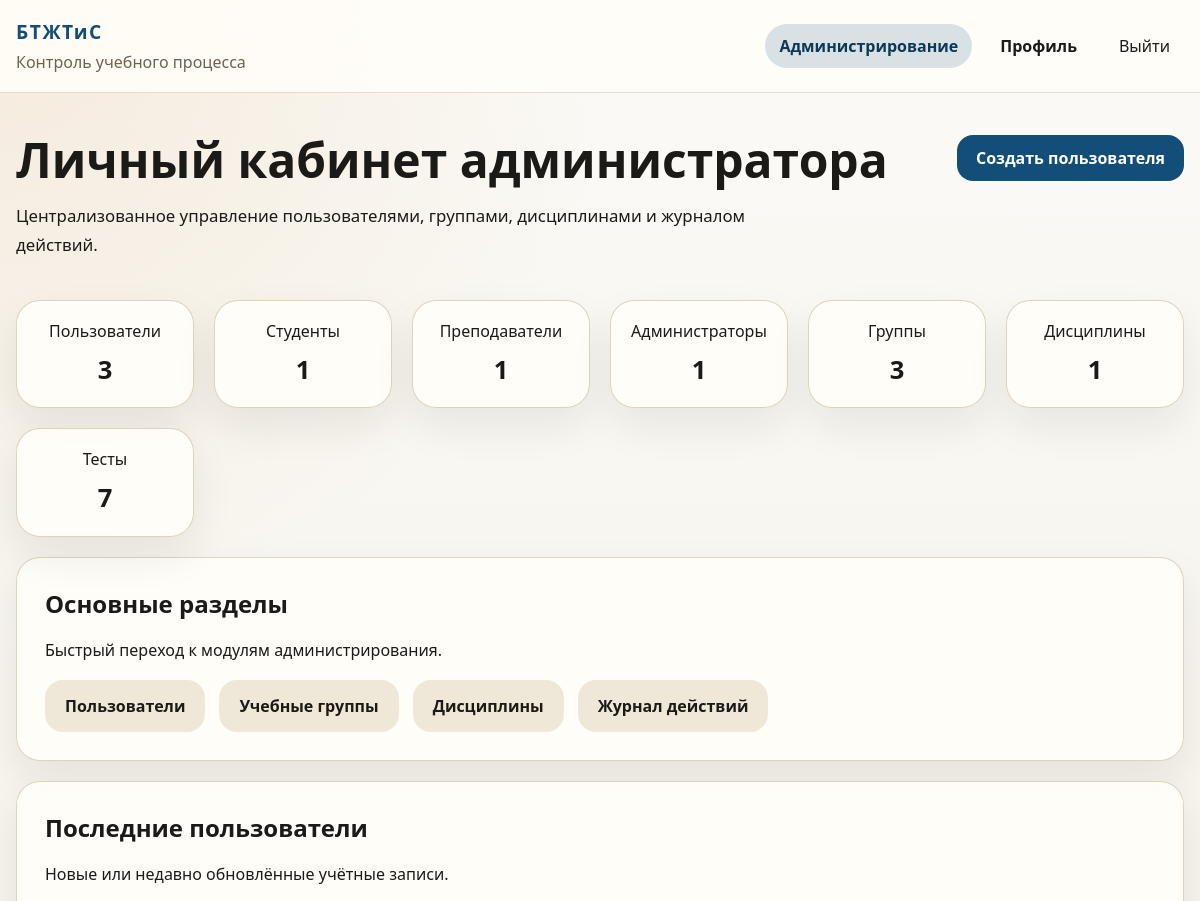
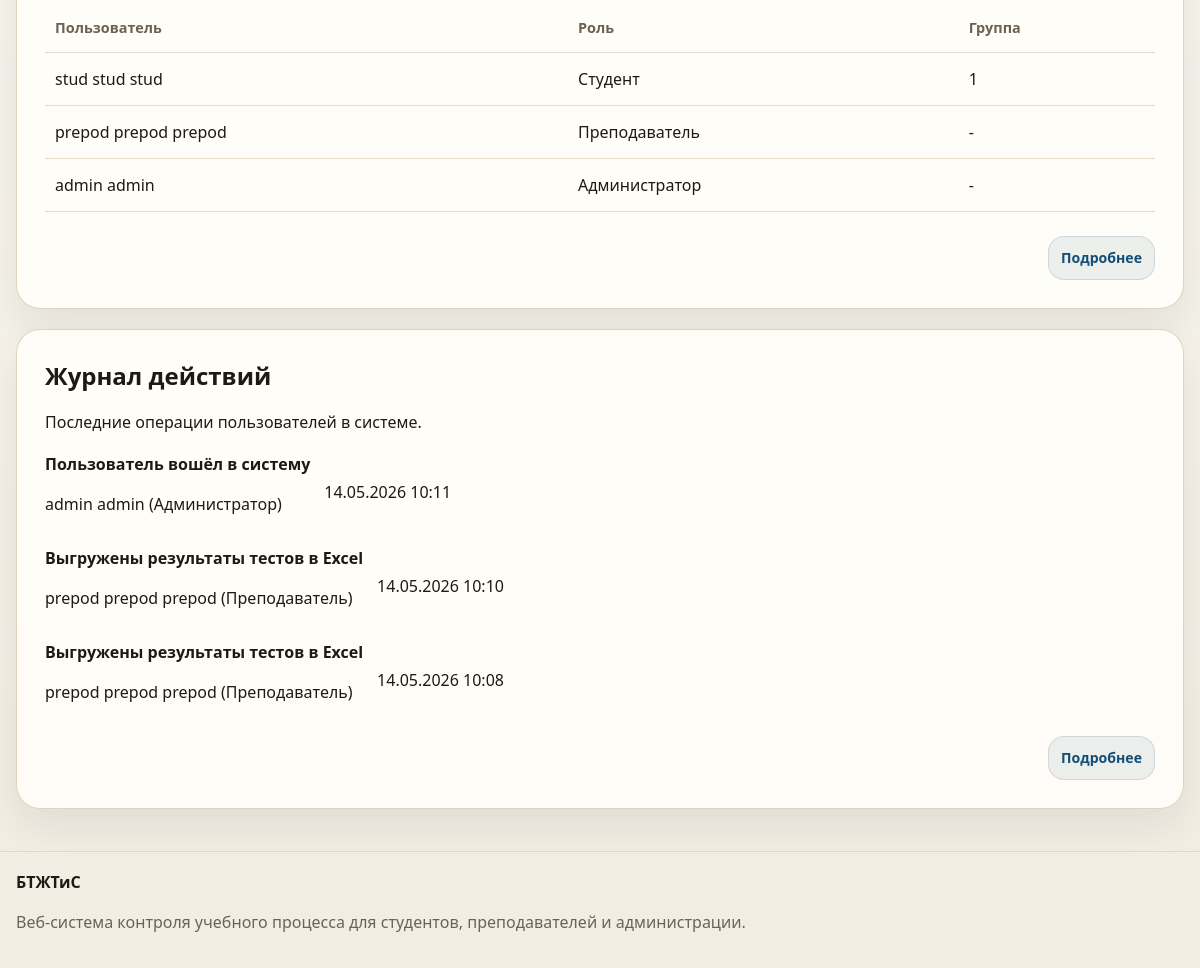
Screenshot of /admin-panel/ (signed in) with the database file from the repository (2 pictures, top to bottom).
### education/models.py (models this page shows, shortened)
class User(AbstractUser):
    class Role(models.TextChoices):
        STUDENT = ROLE_STUDENT, "Студент"
        TEACHER = ROLE_TEACHER, "Преподаватель"
        ADMINISTRATOR = ROLE_ADMINISTRATOR, "Администратор"
    email = models.EmailField("Электронная почта", unique=True, blank=True, null=True)
    middle_name = models.CharField("Отчество", max_length=150, blank=True)
    phone = models.CharField("Телефон", max_length=32, blank=True)
    role = models.CharField(
        "Роль",
        max_length=20,
        choices=Role.choices,
        default=Role.STUDENT,
    )
    academic_group = models.ForeignKey(
        "AcademicGroup",
        on_delete=models.SET_NULL,
        related_name="students",
        blank=True,
        null=True,
        db_column="group_id",
        verbose_name="Учебная группа",
    )
    REQUIRED_FIELDS = ["first_name", "last_name"]
    objects = UserManager()
    class Meta:
        db_table = "users"
        ordering = ["last_name", "first_name", "username"]
        verbose_name = "Пользователь"
        verbose_name_plural = "Пользователи"
    @property
    def full_name(self):
        return " ".join(
            part for part in [self.last_name, self.first_name, self.middle_name] if part
        ) or self.username
    @property
    def is_administrator(self):
        return self.role == self.Role.ADMINISTRATOR or self.is_superuser
    def __str__(self):
        return f"{self.full_name} ({self.get_role_display()})"

class AcademicGroup(models.Model):
    name = models.CharField("Название группы", max_length=50, unique=True)
    description = models.TextField("Описание", blank=True)
    curator = models.ForeignKey(
        settings.AUTH_USER_MODEL,
        on_delete=models.SET_NULL,
        blank=True,
        null=True,
        related_name="curated_groups",
        limit_choices_to={"role": ROLE_TEACHER},
        verbose_name="Куратор",
    )
    class Meta:
        db_table = "groups"
        ordering = ["name"]
        verbose_name = "Учебная группа"
        verbose_name_plural = "Учебные группы"
    def __str__(self):
        return self.name

class ActivityLog(models.Model):
    class ActionType(models.TextChoices):
        AUTH = "auth", "Авторизация"
        PROFILE = "profile", "Профиль"
        TEST = "test", "Тест"
        ANALYTICS = "analytics", "Аналитика"
        ADMIN = "admin", "Администрирование"
    user = models.ForeignKey(
        settings.AUTH_USER_MODEL,
        on_delete=models.SET_NULL,
        blank=True,
        null=True,
        related_name="activity_logs",
        verbose_name="Пользователь",
    )
    action_type = models.CharField("Тип действия", max_length=20, choices=ActionType.choices)
    description = models.CharField("Описание", max_length=255)
    ip_address = models.GenericIPAddressField("IP-адрес", blank=True, null=True)
    created_at = models.DateTimeField("Дата и время", auto_now_add=True)
    class Meta:
        db_table = "logs"
        ordering = ["-created_at"]
        verbose_name = "Журнал действия"
        verbose_name_plural = "Журнал действий"

### education/views.py (the view)
# urls.py: path("admin-panel/", views.admin_dashboard, name="admin_dashboard"),
@role_required(User.Role.ADMINISTRATOR)
def admin_dashboard(request):
    context = {
        "stats": {
            "users": User.objects.count(),
            "students": User.objects.filter(role=User.Role.STUDENT).count(),
            "teachers": User.objects.filter(role=User.Role.TEACHER).count(),
            "admins": User.objects.filter(role=User.Role.ADMINISTRATOR).count(),
            "groups": AcademicGroup.objects.count(),
            "disciplines": Discipline.objects.count(),
            "tests": Test.objects.count(),
        },
        "recent_users": User.objects.order_by("-id")[:5],
        "recent_logs": ActivityLog.objects.select_related("user").all()[:3],
    }
    return render(request, "education/admin_dashboard.html", context)

### education/context_processors.py (called while the page is built)
def site_meta(request):
    view_name = getattr(getattr(request, "resolver_match", None), "view_name", "")
    meta = DEFAULT_META | ROUTE_META.get(view_name, {})
    meta["url"] = request.build_absolute_uri()
    meta["image"] = request.build_absolute_uri(static("education/img/og-cover.svg"))
    meta["og_title"] = meta["title"]
    return {
        "site_meta": meta,
        "current_view_name": view_name,
    }

### education/utils.py (called while the page is built)
def role_required(*roles):
    def decorator(view_func):
        @wraps(view_func)
        def _wrapped_view(request, *args, **kwargs):
            if not request.user.is_authenticated:
                return redirect("login")
            if request.user.is_superuser or request.user.role in roles:
                return view_func(request, *args, **kwargs)
            messages.error(request, "У вас нет доступа к данному разделу.")
            return redirect(dashboard_url_for(request.user))
        return _wrapped_view
    return decorator

### templates/education/admin_dashboard.html (shortened to what this page needs)
{% extends "base.html" %}
{% block content %}
<section class="section">
    <div class="container">
        <div class="page-head page-head-inline">
            <div>
                <h1>Личный кабинет администратора</h1>
                <p>Централизованное управление пользователями, группами, дисциплинами и журналом действий.</p>
            </div>
            <div class="head-actions">
                <a class="btn btn-primary" href="{% url 'education:admin_user_create' %}">Создать пользователя</a>
            </div>
        </div>
        <div class="stats-strip stats-strip-wide">
            <article class="mini-stat"><span>Пользователи</span><strong>{{ stats.users }}</strong></article>
            <article class="mini-stat"><span>Студенты</span><strong>{{ stats.students }}</strong></article>
            <article class="mini-stat"><span>Преподаватели</span><strong>{{ stats.teachers }}</strong></article>
            <article class="mini-stat"><span>Администраторы</span><strong>{{ stats.admins }}</strong></article>
            <article class="mini-stat"><span>Группы</span><strong>{{ stats.groups }}</strong></article>
            <article class="mini-stat"><span>Дисциплины</span><strong>{{ stats.disciplines }}</strong></article>
            <article class="mini-stat"><span>Тесты</span><strong>{{ stats.tests }}</strong></article>
        </div>
        <section class="panel panel-top-space">
            <div class="section-head">
                <h2>Основные разделы</h2>
                <p>Быстрый переход к модулям администрирования.</p>
            </div>
            <div class="quick-links">
                <a class="quick-link" href="{% url 'education:admin_user_list' %}">Пользователи</a>
                <a class="quick-link" href="{% url 'education:group_list' %}">Учебные группы</a>
                <a class="quick-link" href="{% url 'education:discipline_list' %}">Дисциплины</a>
                <a class="quick-link" href="{% url 'education:activity_logs' %}">Журнал действий</a>
            </div>
        </section>
        <section class="panel panel-top-space">
            <div class="section-head">
                <h2>Последние пользователи</h2>
                <p>Новые или недавно обновлённые учётные записи.</p>
            </div>
            <div class="table-wrap">
                <table class="data-table">
                    <thead>
                        <tr>
                            <th>Пользователь</th>
                            <th>Роль</th>
                            <th>Группа</th>
                        </tr>
                    </thead>
                    <tbody>
                        {% for item in recent_users %}
                            <tr>
                                <td>{{ item.full_name }}</td>
                                <td>{{ item.get_role_display }}</td>
                                <td>{{ item.academic_group|default:"-" }}</td>
                            </tr>
                        {% endfor %}
                    </tbody>
                </table>
            </div>
            <div class="section-actions section-actions-end section-actions-lower">
                <a class="btn btn-secondary btn-small" href="{% url 'education:admin_user_list' %}">Подробнее</a>
            </div>
        </section>
        <section class="panel panel-top-space">
            <div class="section-head">
                <h2>Журнал действий</h2>
                <p>Последние операции пользователей в системе.</p>
            </div>
            <div class="log-list">
                {% for log in recent_logs %}
                    <article class="log-item">
                        <div>
                            <strong>{{ log.description }}</strong>
                            <p>{{ log.user|default:"Системное действие" }}</p>
                        </div>
                        <span>{{ log.created_at|date:"d.m.Y H:i" }}</span>
                    </article>
                {% empty %}
                    <p class="muted">Журнал пока пуст.</p>
                {% endfor %}
            </div>
            <div class="section-actions section-actions-end">
                <a class="btn btn-secondary btn-small" href="{% url 'education:activity_logs' %}">Подробнее</a>
            </div>
        </section>
    </div>
</section>
{% endblock %}

### static/education/css/styles.css (style rules this page uses)
:root { --bg: #f6f4ee; --surface: #fffdf8; --surface-alt: #efe8d9; --border: #dccfb9; --text: #1c1a16; --muted: #6c6254; --primary: #124e78; --primary-dark: #0d3958; --accent: #cb7c2f; --danger: #a63d40; --success: #216869; --shadow: 0 18px 40px rgba(28, 26, 22, 0.08); --radius: 24px; }
html { min-width: 320px; }
*, *::before, *::after { box-sizing: border-box; }
:where(*, *::before, *::after) { min-width: 0; }
body { margin: 0; min-height: 100svh; display: flex; flex-direction: column; font-family: "Segoe UI", Tahoma, Geneva, Verdana, sans-serif; background: radial-gradient(circle at top left, rgba(203, 124, 47, 0.12), transparent 28%), linear-gradient(180deg, #fbfaf6 0%, #f2ede2 100%); color: var(--text); line-height: 1.5; overflow-wrap: break-word; }
a { color: inherit; text-decoration: none; text-decoration-skip-ink: auto; }
:where(a, button, input, select, textarea):focus-visible { outline: 3px solid rgba(18, 78, 120, 0.25); outline-offset: 3px; }
:where(h1, h2, h3, .brand-text, .table-muted, .quick-link) { overflow-wrap: anywhere; }
:where(.btn, .nav-button, .main-nav a, .quick-link, .pill) { max-width: 100%; min-height: 44px; line-height: 1.25; text-align: center; white-space: normal; }
.container { width: min(1180px, calc(100% - 32px)); margin: 0 auto; }
.header-inner, .footer-inner, .page-head-inline, .head-actions, .main-nav, .hero-actions, .hero-note, .quick-links, .test-meta, .test-actions, .filters-row, .filters-actions, .actions-cell, .checkbox-line, .form-actions, .log-item, .answer-row { display: flex; align-items: center; gap: 14px; }
.head-actions, .hero-actions, .test-actions, .filters-actions, .form-actions, .actions-cell { flex-wrap: wrap; }
.section, .hero { padding: 42px 0; }
.hero-grid, .dashboard-grid, .cards-grid, .stat-grid, .stats-strip, .stats-strip-wide, .form-grid, .formset-grid { display: grid; gap: 20px; }
.hero h1, .page-head h1 { margin: 0 0 12px; font-size: clamp(2rem, 4vw, 3.6rem); line-height: 1.05; }
.hero-text, .page-head p { font-size: 1.05rem; line-height: 1.7; max-width: 760px; }
.hero-panel, .panel, .feature-card, .mini-stat, .stat-card, .details-card { background: rgba(255, 253, 248, 0.94); border: 1px solid rgba(220, 207, 185, 0.9); border-radius: var(--radius); box-shadow: var(--shadow); }
.hero-panel, .panel { padding: 28px; }
.stat-grid, .stats-strip { grid-template-columns: repeat(auto-fit, minmax(150px, 1fr)); }
.stats-strip-wide { grid-template-columns: repeat(auto-fit, minmax(160px, 1fr)); }
.stat-card, .mini-stat { padding: 18px; text-align: center; }
.stat-card span, .mini-stat span { display: block; overflow-wrap: normal; text-wrap: balance; }
.stat-card strong, .mini-stat strong { display: block; margin-top: 8px; font-size: 1.6rem; text-align: center; }
.section-head { margin-bottom: 18px; }
:where(.section-head, .page-head) > :last-child { margin-bottom: 0; }
.section-actions { margin-top: 16px; }
.section-actions-end { display: flex; justify-content: flex-end; }
.section-actions-lower { margin-top: 24px; }
.section-head h2, .feature-card h3, .details-card summary { margin: 0 0 8px; }
.btn { display: inline-flex; justify-content: center; align-items: center; gap: 8px; padding: 12px 18px; border-radius: 16px; border: 1px solid transparent; font-weight: 700; cursor: pointer; overflow-wrap: anywhere; transition: transform 0.2s ease, box-shadow 0.2s ease, background 0.2s ease; }
.btn-primary { background: var(--primary); color: #fff; }
.btn-secondary { background: rgba(18, 78, 120, 0.08); color: var(--primary); border-color: rgba(18, 78, 120, 0.14); }
.btn-small { padding: 9px 12px; font-size: 0.88rem; }
.quick-links { flex-wrap: wrap; }
.quick-link { padding: 16px 20px; border-radius: 18px; background: var(--surface-alt); font-weight: 700; }
.page-head { margin-bottom: 24px; }
.page-head-inline { justify-content: space-between; align-items: flex-start; }
.panel-top-space { margin-top: 20px; }
.table-wrap { overflow-x: auto; -webkit-overflow-scrolling: touch; }
.data-table { width: 100%; min-width: 680px; border-collapse: collapse; }
.data-table th, .data-table td { padding: 14px 10px; border-bottom: 1px solid rgba(220, 207, 185, 0.75); text-align: left; vertical-align: top; overflow-wrap: anywhere; }
.data-table th { color: var(--muted); font-size: 0.9rem; font-weight: 700; }
.details-list, .log-list { display: grid; gap: 14px; }

### rows the page displays
User: full_name "stud stud stud", role "Студент", academic_group "1"
User: full_name "prepod prepod prepod", role "Преподаватель", academic_group "-"
User: full_name "admin admin", role "Администратор", academic_group "-"
ActivityLog: description "Пользователь вошёл в систему", user "admin admin (Администратор)", created_at "14.05.2026 10:11"
ActivityLog: description "Выгружены результаты тестов в Excel", user "prepod prepod prepod (Преподаватель)", created_at "14.05.2026 10:10"
ActivityLog: description "Выгружены результаты тестов в Excel", user "prepod prepod prepod (Преподаватель)", created_at "14.05.2026 10:08"

### other values shown
{{ stats.users }} "3"
{{ stats.students }} "1"
{{ stats.teachers }} "1"
{{ stats.admins }} "1"
{{ stats.groups }} "3"
{{ stats.disciplines }} "1"
{{ stats.tests }} "7"
